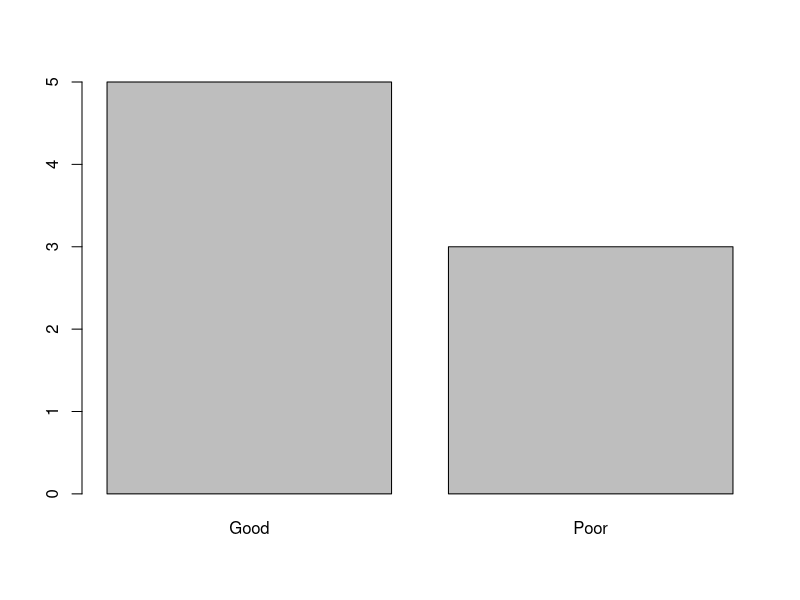
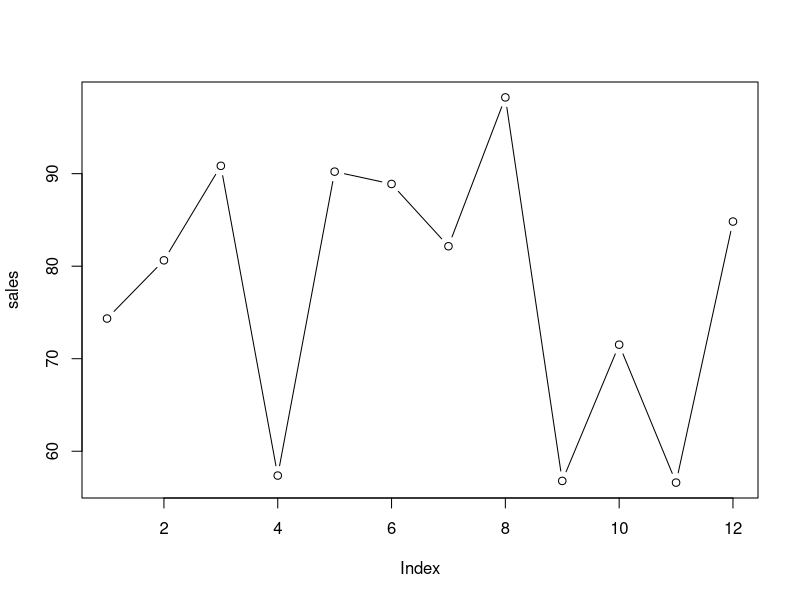
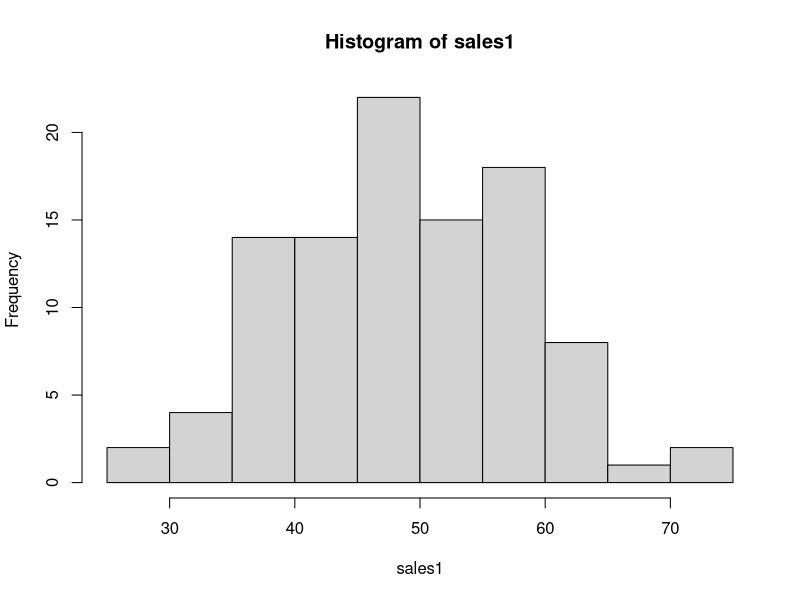
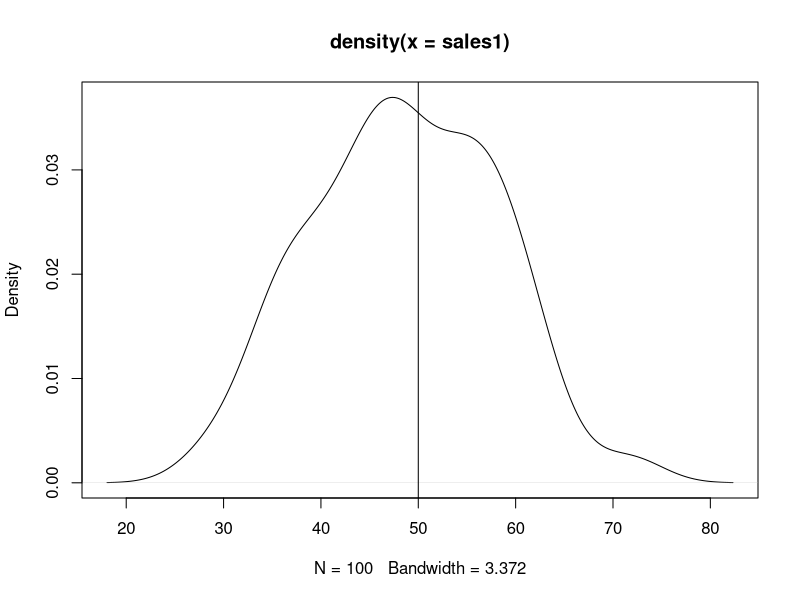

Write the R code that produced these figures, in order. (Note: this script raises an error after producing the figures.)
# R Programming
?mean
x <- c(0:10, 50)
x
xm <- mean(x)
xm
mean(x, trim = 0.10)

# Scalar
(x <- 1)
x = 1
# Vector
c(1:5)
x = c(1,2,3,4,10,5,5,3,2,5,7,7,8,9)
mean(x); median(x)
sort(x)

table(x)

library(modeest)
mlv(x, method = "lientz", bw = 0.2)

ratings =c(rep('Good',5), rep('Poor',3))
ratings
table(ratings)
barplot(table(ratings))



rollno = c(10,22,44,23)
sales = runif(12, 50, 100)
sales
plot(sales, type='b')
?plot

?runif


str(x)
y = c('abhinav', 'Rishi', 'Shreya')
str(y)
z = c(TRUE, FALSE, TRUE, FALSE)
str(z)


abinav=c(1,3,6,8,6,3,100,rep(NA,5))
abinav
str(abinav)
is.na(abinav)
anyNA(abinav)
mean(abinav,na.rm=T)

mean(x=abinav)
mean(x=abinav,trim=0.4, na.rm=T)
x = c(TRUE, FALSE, TRUE)
mean(x)
mean(c(1,0,1))

#Categorical Data
product = c('maggi', 'topramen', 'hakka')
product
shirtcolor = c('green', 'red', 'blue', 'black')
shirtcolor
rating = c('Excellent', 'Very Good', 'Good', 'Average', 'Poor' )
rating
str(rating)
performance = c( 1, 2, 3, 4, 5)
str(performance)

decision = c('buy', 'sell')
decisionTF = c(TRUE, FALSE )
str(decision); str(decisionTF)
grades = c('A','C','B','D','E','B')
grades
grades1 = factor(grades, ordered=T, levels=c('E','D','A','B','C'))
grades1
itemssold = c(10, 20, 30, 25)


#Nominal Data
product

#Ordinal Data
performance
#need to create order
performance=c(1,2,5,2,5,2,5,2,5)
length(performance)
performance
str(performance)
performance[9] = 100
performance

performance1 = factor(performance, ordered=TRUE, levels=c(4,2,5,1,3,8,100))
performance1[1] = 100

table(performance1)
performance1



rating
rev(rating)
rating1 = factor(rating, ordered=T, levels=rev(rating))
rating1

grades
grades1 = factor(grades, ordered=T, levels=c('F','E','D','C','B', 'A'))
grades1
summary(grades1)

# -----
#vectors, factors
#list matrix
?matrix
mdat <- matrix(c(1,2,3,11,12,13), nrow = 2, ncol = 3)
mdat[1,1] ='dhiraj'              
mdat               
(x = 1:24)               
(matx = matrix(x, nrow=6, byrow=TRUE))               
?data.frame



(salemon = month.abb[1:12])
salemon = factor(salemon, ordered=T,levels=month.abb[1:12])
salemon
(sales1 = runif(12, min=50, max=100))
salemon; sales1
(adamt = runif(12, min=12, max=25))
(salesmonthwise = data.frame(salemon, sales, adamt))
rownames(salesmonthwise) = month.abb[1:12]
salesmonthwise
colnames(salesmonthwise) = c('col1','col2','col3')

salesmonthwise[1:5,1:3]
?head
head(salesmonthwise,n=3)
head(salesmonthwise[c(1,3)],n=3)
head(salesmonthwise[c('col1','col2')],n=3)
salesmonthwise[c('Jan'),c('col1','col2')]
salesmonthwise[salesmonthwise$col3 < 20,c(1,2,3)]

colSums(salesmonthwise[-1])
rowSums(salesmonthwise[-1])

# Day3

# Data Properties
set.seed(10)
?rnorm
sales1 = rnorm(100, mean=50, sd=10)
sales1
range(sales1)
hist(sales1)
plot(density(sales1))
abline(v=50)

set.seed(1)
sales3 = runif(10,1,5)
sales3
mean(sales3)
set.seed(1)
sales4 = runif(10,1,5)
sales4
mean(sales4)


names = c('A', 'B', 'C')
?sample
v1= sample(x=names, size=4, replace = FALSE, prob = c(.2,.3,.5))
v1
table(v1)


sales2 = rnorm(100, mean=60, sd=12)
sales2
plot(density(sales2))
abline(v=60)
sales3= c(1,5,2,5,2,3,6,7,8,4,5)
sales3
#


shirtcolor = c('green', 'red', 'blue', 'black')
sellitems = sample(shirtcolor, 20, replace=T, prob=c(.4,.3,.2,.1)) 
sellitems
summary(sellitems)
table(sellitems)

grades = c('A','C','B', 'D','E', 'B', 'A', 'B', 'A', 'C','F')
grades1 = factor(grades, ordered=T, levels=c('F','E','D','C','B', 'A'))
grades1


#Location / Central Tendency
mean(sales1)
mean(sales2)
mean(sellitems)
mean(grades)
mean(sales3)

#Middle Values
median(sales1)
median(sales2)
median(sales3)
sort(sales3)
quantile(sales3)

median(sellitems)
median(grades1)


#Mode
mode(sales1)  # error
library(modeest)
mlv(sales1, method='mfv')
mlv(sales2, method='mfv')
mlv(sales3, method='mfv')
mlv(sellitems, method='mfv')
mlv(grades1, method='mfv')
table(sale3)
table(sellitems)
table(grades1)
which.max(table(grades1))



# Graphical Way
mean(sales1)
hist(sales1)
plot(density(sales1))
abline(v=50)

sales2 = rnorm(100, mean=60, sd=12)

sales2
range(sales2)
hist(sales2, prob=T)
?hist
lines(density(sales2), col='red')
abline(v=60, col="green")
abline(h=.02, col="red")

# Combine Plots
plot(density(sales1), col='green', ylim=c(0,0.05))
lines(density(sales2), col="blue", lwd=2)
abline(v=c(50,60), col=c('green', 'blue'), lwd=3)
